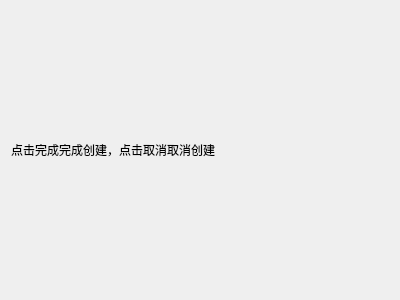
<?xml version="1.0" encoding="UTF-8"?>
<ui version="4.0">
 <class>confirmPage</class>
 <widget class="QWizardPage" name="confirmPage">
  <property name="geometry">
   <rect>
    <x>0</x>
    <y>0</y>
    <width>400</width>
    <height>300</height>
   </rect>
  </property>
  <property name="windowTitle">
   <string>WizardPage</string>
  </property>
  <layout class="QVBoxLayout" name="verticalLayout_2">
   <item>
    <layout class="QVBoxLayout" name="verticalLayout">
     <item>
      <widget class="QLabel" name="label">
       <property name="text">
        <string>点击完成完成创建，点击取消取消创建</string>
       </property>
      </widget>
     </item>
    </layout>
   </item>
  </layout>
 </widget>
 <resources/>
 <connections/>
</ui>
